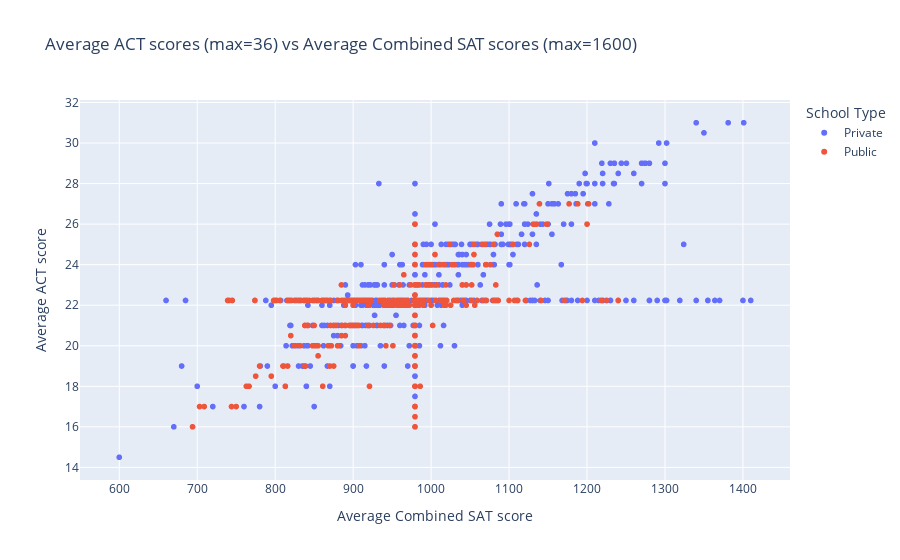

Write notebook code for a chart like this one.
### Markdown cell above
### It shows clearly from the visualization above, that in the US, Private schools clearly cost more than Public schools. (In terms of Out-of-state tuition)

### Code cell
fig = px.scatter(df, x=f, y=g, color=c, title= 'Average ACT scores (max=36) vs Average Combined SAT scores (max=1600)')
fig.show()
fig.write_image("figure3.png", width=971, height=525)

### Figure 1 — Plotly figure (JSON) as saved in the notebook; plotly's stock layout.template omitted (floating-point values rounded to 4 significant figures; data arrays with more than 128 entries replaced by an {"elided": "..."} marker saying what was removed)
{"data": [{"hovertemplate": "School Type=Private<br>Average Combined SAT score=%{x}<br>Average ACT score=%{y}<extra></extra>", "legendgroup": "Private", "marker": {"color": "#636efa", "symbol": "circle"}, "mode": "markers", "name": "Private", "showlegend": true, "type": "scattergl", "x": {"elided": "694 float values"}, "xaxis": "x", "y": {"elided": "694 float values"}, "yaxis": "y"}, {"hovertemplate": "School Type=Public<br>Average Combined SAT score=%{x}<br>Average ACT score=%{y}<extra></extra>", "legendgroup": "Public", "marker": {"color": "#EF553B", "symbol": "circle"}, "mode": "markers", "name": "Public", "showlegend": true, "type": "scattergl", "x": {"elided": "440 float values"}, "xaxis": "x", "y": {"elided": "440 float values"}, "yaxis": "y"}], "layout": {"legend": {"title": {"text": "School Type"}, "tracegroupgap": 0}, "title": {"text": "Average ACT scores (max=36) vs Average Combined SAT scores (max=1600)"}, "xaxis": {"anchor": "y", "domain": [0, 1], "title": {"text": "Average Combined SAT score"}}, "yaxis": {"anchor": "x", "domain": [0, 1], "title": {"text": "Average ACT score"}}}}
